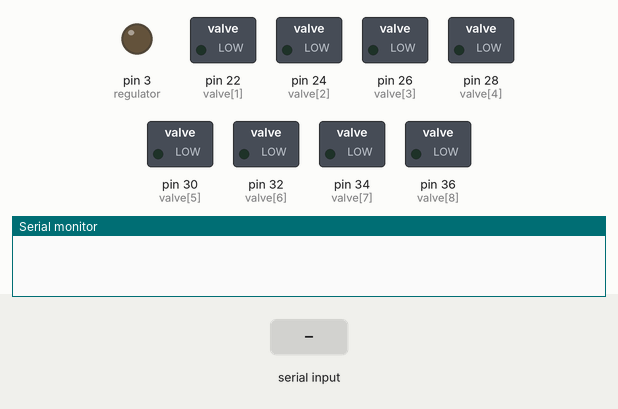
Recording of a sketch running on a simulated Arduino Mega 2560, built with avr-gcc and run on an emulated ATmega2560. On the bench: switched loads named in the sketch (green lamp = pin HIGH), output pins drawn as LEDs (lit = HIGH), the last lines printed to the serial monitor. Inputs (shaded band) come from the test bench.

Above: at 2.2 s.
2.3 s: "90,45\n" received over Serial
At 2.9 s:
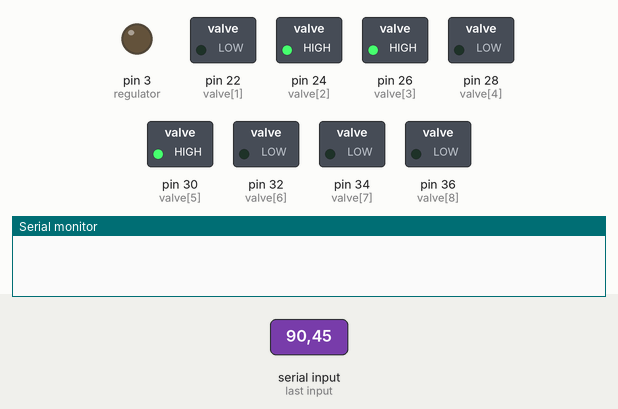
3.8 s: "30,150\n" received over Serial
At 4.8 s:
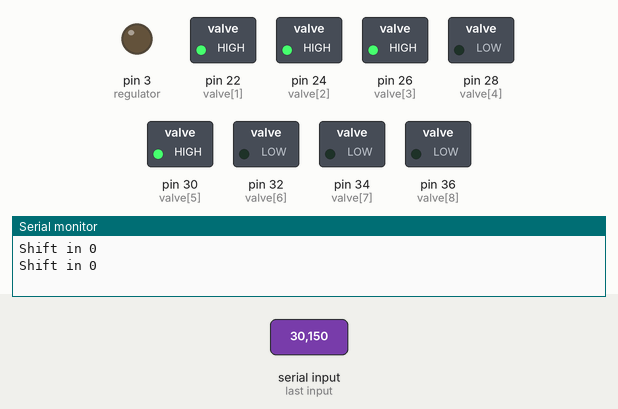
6.8 s: "1\n" received over Serial
At 7.06 s:
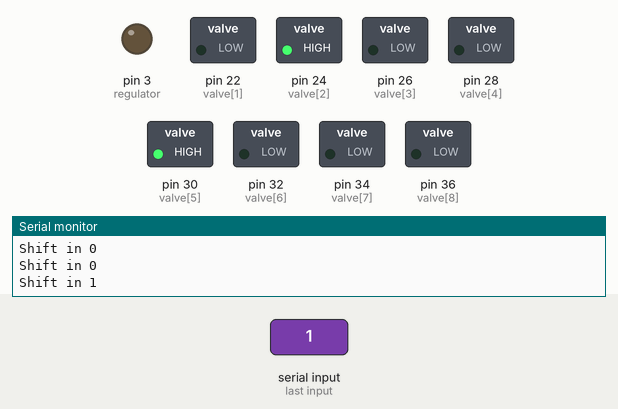
8.6 s: "0\n" received over Serial
At 8.86 s:
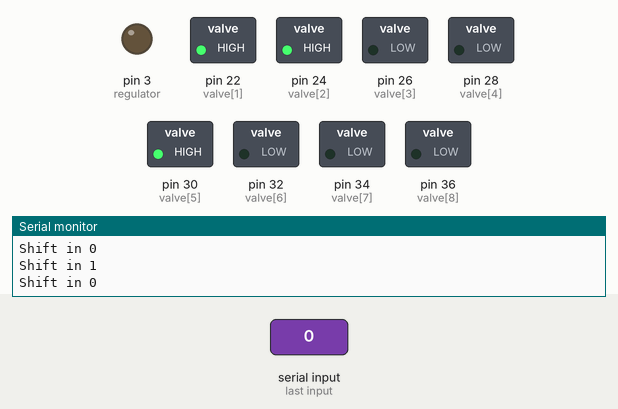
Timing chart, 0 to 11.4 s (numbered marks = the images above; inputs shaded):
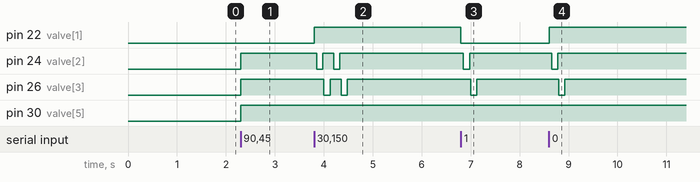

The sketch:

shift_in.ino
```cpp
/*
Uses three (3) pressure transducers and one (1) pressure regulator.
 Applies a ramp up to max_pressure, increasing 1/255 analog output every time_step
 Records (2) pressures throughout as fast as possible.
 */

int regulator = 3;
int transducer1 = A10;
int transducer2 = A11;
int transducer3 = A12;
int transducer4 = A13;
int transducer5 = A8;
int transducer6 = A9;

int time_step = 50;

int valve[] = {0,22,24,26,28,30,32,34,36,38};

int data = valve[1];
int clk1 = valve[2];
int clk2 = valve[3];
int source = valve[5];

int incomingByte = 0;
char junk;

void setup() {
  pinMode(regulator,OUTPUT);
  for (int i=0; i < 9; i++){
    pinMode(valve[i], OUTPUT);
  }
  Serial.begin(9600);
  delay(1000);  // Run the following, enter slope and int values below in loop, then comment out this section
}

void loop() {

  while (Serial.read() != 10);
  unsigned long prev_time = millis();
  unsigned long current_time = millis();
  long start_time = current_time;
  int val =0;
  digitalWrite(source,HIGH);
  digitalWrite(clk1,HIGH);
  digitalWrite(clk2,HIGH);
  delay(1000);
//  val=1;
  while (Serial.read() != 10){
//  for (int i=0; i<20; i++){
    while(Serial.available()==0);
    val = Serial.parseInt();
    Serial.read();

   // Set the data input
    if (val==1){
      Serial.println("Shift in 1");
      digitalWrite(data,LOW);
//      val=0;
    }
    else{
      Serial.println("Shift in 0");
      digitalWrite(data,HIGH);
//      val=1;
    }
    delay(50);

    // Run a clock cycle
    digitalWrite(clk1,LOW);
    delay(125);
    digitalWrite(clk1,HIGH);
    delay(25);

    digitalWrite(clk2,LOW);
    delay(125);
    digitalWrite(clk2,HIGH);
    delay(25);

  }

}
```

Measured:
- after the input at 2.3 s, pin 24 (valve[2]), pin 26 (valve[3]), pin 30 (valve[5]): LOW → HIGH at once
- after the input at 3.8 s, pin 22 (valve[1]): LOW → HIGH at once; pin 24 (valve[2]): alternates HIGH for 0.23 s and LOW for 0.13 s, 4 changes in all, then stays HIGH, starting after 0.05 s; pin 26 (valve[3]): alternates HIGH for 0.23 s and LOW for 0.13 s, 4 changes in all, then stays HIGH, starting after 0.20 s
- after the input at 6.8 s, pin 22 (valve[1]): HIGH → LOW at once; pin 24 (valve[2]): HIGH → LOW after 0.05 s, → HIGH 0.13 s later; pin 26 (valve[3]): HIGH → LOW after 0.20 s, → HIGH 0.13 s later
- after the input at 8.6 s, pin 22 (valve[1]): LOW → HIGH at once; pin 24 (valve[2]): HIGH → LOW after 0.05 s, → HIGH 0.13 s later; pin 26 (valve[3]): HIGH → LOW after 0.20 s, → HIGH 0.13 s later
